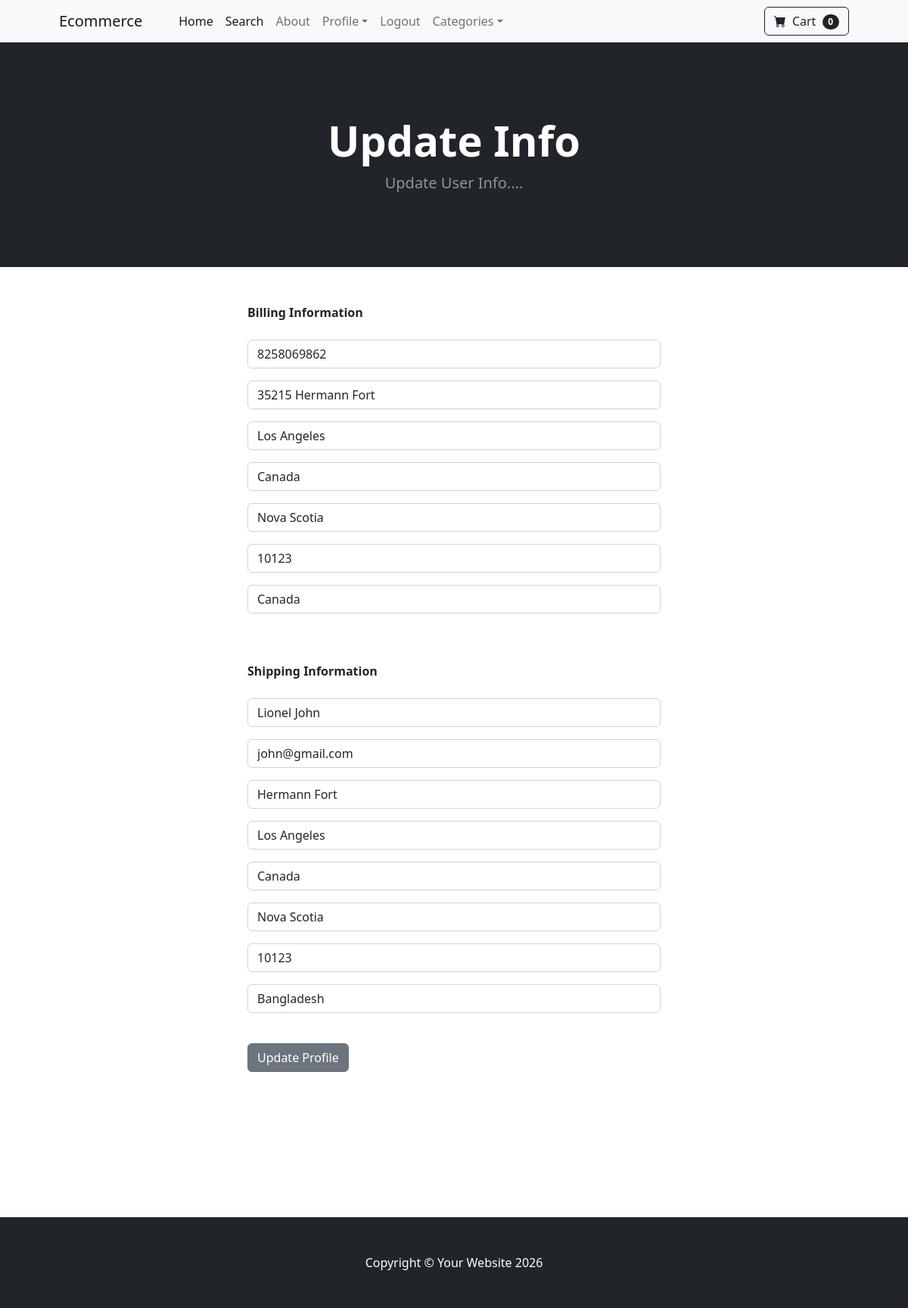
Page /update_info/ (signed in) on the committed database.
### store/models.py (models this page shows, shortened)
class Profile(models.Model):
    user = models.OneToOneField(User, on_delete=models.CASCADE)
    date_modified = models.DateTimeField(User, auto_now=True)
    phone = models.CharField(max_length=20, blank=True)
    address1 = models.CharField(max_length=200, blank=True)
    address2 = models.CharField(max_length=200, blank=True)
    city = models.CharField(max_length=200, blank=True)
    state = models.CharField(max_length=200, blank=True)
    zipcode = models.CharField(max_length=200, blank=True)
    country = models.CharField(max_length=200, blank=True)
    old_cart = models.CharField(max_length=200, blank=True, null=True)

### payment/models.py (models this page shows, shortened)
class ShippingAddress(models.Model):
    user = models.ForeignKey(User, on_delete=models.CASCADE, null=True, blank=True)
    shipping_full_name = models.CharField(max_length=255)
    shipping_email = models.CharField(max_length=255)
    shipping_address1 = models.CharField(max_length=255)
    shipping_address2 = models.CharField(max_length=255, null=True, blank=True)
    shipping_city = models.CharField(max_length=255)
    shipping_state = models.CharField(max_length=255)
    shipping_zipcode = models.CharField(max_length=255)
    shipping_country = models.CharField(max_length=255)
    class Meta:
        verbose_name_plural = "Shipping Address"

### store/views.py (the view)
# urls.py: path('update_info/', views.update_info, name='update_info'),
def update_info(request):
    if request.user.is_authenticated:
        current_user = Profile.objects.get(user__id=request.user.id)
        shipping_user = ShippingAddress.objects.get(user__id=request.user.id)
        form = UserInfoForm(request.POST or None, instance=current_user)
        shipping_form = ShippingForm(request.POST or None, instance=shipping_user)
        if form.is_valid() or shipping_form.is_valid():
            form.save()
            shipping_form.save()
            messages.success(request, "Your Info Has Been Updated!!")
            return redirect("home")
        return render(request, "update_info.html", {'form':form, 'shipping_form':shipping_form})
    else:
        messages.success(request, "You Must Be Logged In To Access The Page!!")
        return redirect("home")

### store/forms.py
class UserInfoForm(forms.ModelForm):
    phone = forms.CharField(label="", widget=forms.TextInput(attrs={'class':'form-control', 'placeholder':'Phone'}), required=False)
    address1 = forms.CharField(label="", widget=forms.TextInput(attrs={'class':'form-control', 'placeholder':'Addess 1'}), required=False)
    address2 = forms.CharField(label="", widget=forms.TextInput(attrs={'class':'form-control', 'placeholder':'Address 2'}), required=False)
    city = forms.CharField(label="", widget=forms.TextInput(attrs={'class':'form-control', 'placeholder':'city'}), required=False)
    state = forms.CharField(label="", widget=forms.TextInput(attrs={'class':'form-control', 'placeholder':'State'}), required=False)
    zipcode = forms.CharField(label="", widget=forms.TextInput(attrs={'class':'form-control', 'placeholder':'Zipcode'}), required=False)
    country = forms.CharField(label="", widget=forms.TextInput(attrs={'class':'form-control', 'placeholder':'Country'}), required=False)
    class Meta:
        model = Profile
        fields = ('phone', 'address1', 'address2', 'city', 'state', 'zipcode', 'country',)

### cart/cart.py (called while the page is built)
    def __len__(self):
        return len(self.cart)

### cart/context_processors.py (called while the page is built)
def cart(request):
    return {'cart':Cart(request)}

### store/templates/update_info.html (shortened to what this page needs)
{% extends 'base.html' %}
{% block content %}
        <header class="bg-dark py-5">
            <div class="container px-4 px-lg-5 my-5">
                <div class="text-center text-white">
                    <h1 class="display-4 fw-bolder">Update Info</h1>
                    <p class="lead fw-normal text-white-50 mb-0">Update User Info....</p>
                </div>
            </div>
        </header>
        <div class="container">
            <div class="row">
                    <div class="col-md-6 offset-md-3">
                        <br/></br>
                        <strong> Billing Information</strong>
                        <br/></br>
                        <form method="POST" action="{% url 'update_info' %}">
                            {{ form.as_p }}
                            <br/></br>
                            <strong>Shipping Information</strong>
                            <br/></br>
                            {{ shipping_form.as_p }}
                            <br/>
                            <button type="submit" class="btn btn-secondary">
                                Update Profile
                            </button>
                        </form>
                        <br/></br>
                        <br/></br>
                        <br/></br>
                        <br/></br>
                    </div>
            </div>
        </div>
{% endblock %}

### rows in the picture
Profile: phone "8258069862", address1 "35215 Hermann Fort", address2 "Los Angeles", city "Canada", state "Nova Scotia", zipcode "10123", country "Canada"
ShippingAddress: shipping_full_name "Lionel John", shipping_email "john@gmail.com", shipping_address1 "Hermann Fort", shipping_address2 "Los Angeles", shipping_city "Canada", shipping_state "Nova Scotia", shipping_zipcode "10123", shipping_country "Bangladesh"

### other values in the picture
{{ cart|length }} "0"
